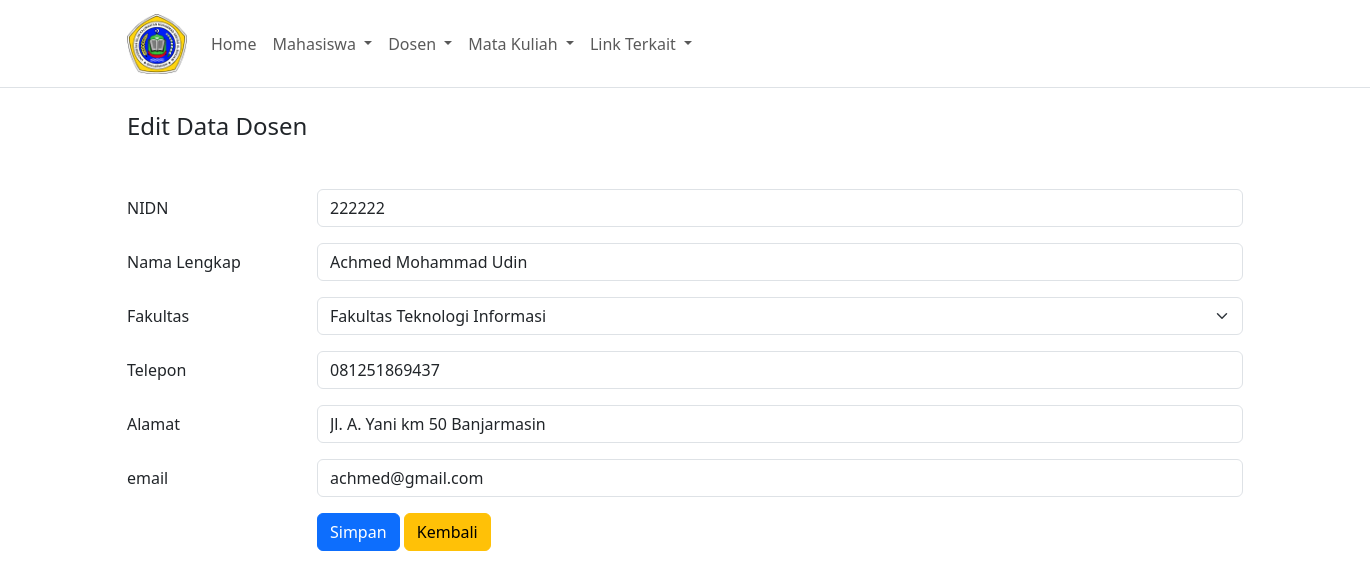
/?page=dosenEdit&id=4, run on the app's committed database.
### tables this page shows
CREATE TABLE `dosen` (
  `id` int(11) NOT NULL,
  `nidn` varchar(10) NOT NULL,
  `nama` varchar(200) NOT NULL,
  `fakultas` varchar(50) NOT NULL,
  `telepon` varchar(15) NOT NULL,
  `alamat` varchar(200) NOT NULL,
  `email` varchar(100) NOT NULL
);

### dosen/edit.php (the view, shortened to what this page needs)
<?php
    include 'connection.php';
    $id = $_GET['id'];
    $query = mysqli_query($con,"SELECT * FROM dosen WHERE id = $id");
    $data = mysqli_fetch_array($query);
?>
<h4 class="mb-5">Edit Data Dosen</h4>
<form action="" method="post">
    <div class="mb-3 row">
        <label for="npm" class="col-sm-2 col-form-label">NIDN</label>
        <div class="col-sm-10">
            <input type="text" name="nidn" class="form-control" placeholder="Masukan nidn..." value="<?= $data['nidn']; ?>">
        </div>
    </div>
    <div class="mb-3 row">
        <label for="nama" class="col-sm-2 col-form-label">Nama Lengkap</label>
        <div class="col-sm-10">
            <input type="text" name="nama" class="form-control" placeholder="Masukan nama lengkap..." value="<?= $data['nama']; ?>">
        </div>
    </div>
    <div class="mb-3 row">
        <label for="fakultas" class="col-sm-2 col-form-label">Fakultas</label>
        <div class="col-sm-10">
            <select class="form-select" name="fakultas">
                <option value="FTI"<?php echo ($data['fakultas'] == 'FTI') ? "selected" : "";  ?> >Fakultas Teknologi Informasi</option>
            </select>
        </div>
    </div>
    <div class="mb-3 row">
        <label for="telepon" class="col-sm-2 col-form-label">Telepon</label>
        <div class="col-sm-10">
            <input type="text" name="telepon" class="form-control" placeholder="Masukan telepon..." value="<?= $data['telepon'];?>">
        </div>
    </div>
    <div class="mb-3 row">
        <label for="alamat" class="col-sm-2 col-form-label">Alamat</label>
        <div class="col-sm-10">
            <input type="text" name="alamat" class="form-control" placeholder="Masukan alamat ..." value="<?= $data['alamat'] ?>">
        </div>
    </div>
    <div class="mb-3 row">
        <label for="email"  class="col-sm-2 col-form-label">email</label>
        <div class="col-sm-10">
            <input type="text" name="email" class="form-control" placeholder="Masukan email..." value="<?= $data['email'] ?>">
        </div>
    </div>
    <div class="row">
        <div class="offset-md-2">
            <input type="submit" name="submit" value="Simpan" class="btn btn-primary">
            <a href="?page=dosen" class="btn btn-warning">Kembali</a>
        </div>
    </div>
</form>

### data on the page
dosen: nidn "222222", nama "Achmed Mohammad Udin", fakultas "Fakultas Teknologi Informasi", telepon "081251869437", alamat "Jl. A. Yani km 50 Banjarmasin", email "achmed@gmail.com"
